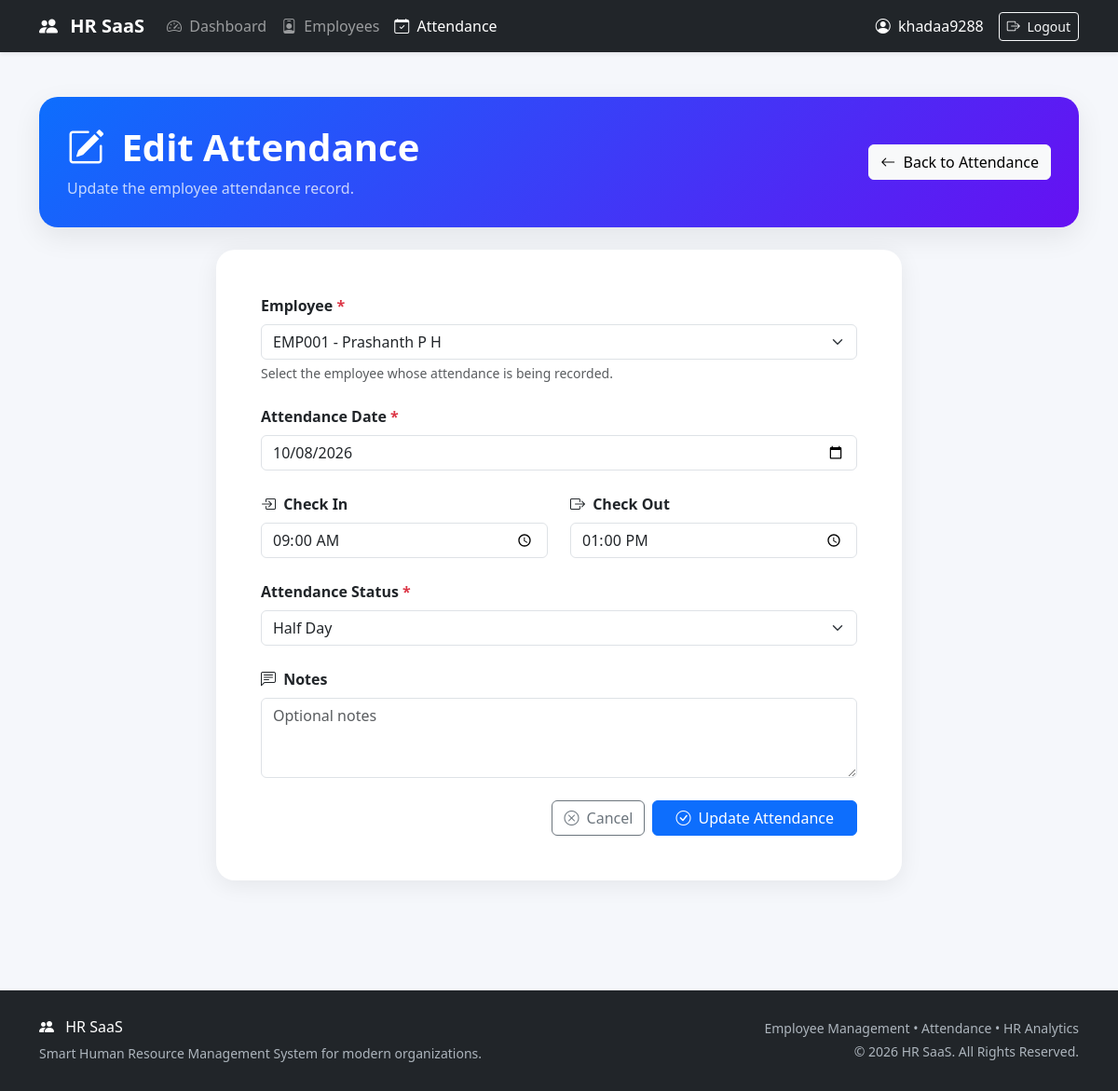
Page /attendance/3/edit/ (signed in) on the committed database.
### employees/models.py (models this page shows)
class Employee(models.Model):
    GENDER_CHOICES = [
        ("Male", "Male"),
        ("Female", "Female"),
        ("Other", "Other"),
    ]
    EMPLOYMENT_CHOICES = [
        ("Full Time", "Full Time"),
        ("Part Time", "Part Time"),
        ("Contract", "Contract"),
        ("Intern", "Intern"),
    ]
    STATUS_CHOICES = [
        ("Active", "Active"),
        ("Inactive", "Inactive"),
        ("On Leave", "On Leave"),
    ]
    employee_id = models.CharField(
        max_length=20,
        unique=True
    )
    first_name = models.CharField(
        max_length=100
    )
    last_name = models.CharField(
        max_length=100
    )
    email = models.EmailField(
        unique=True
    )
    phone = models.CharField(
        max_length=20
    )
    date_of_birth = models.DateField(
        null=True,
        blank=True
    )
    gender = models.CharField(
        max_length=20,
        choices=GENDER_CHOICES
    )
    department = models.CharField(
        max_length=100
    )
    designation = models.CharField(
        max_length=100
    )
    employment_type = models.CharField(
        max_length=20,
        choices=EMPLOYMENT_CHOICES,
        default="Full Time"
    )
    joining_date = models.DateField()
    salary = models.DecimalField(
        max_digits=12,
        decimal_places=2
    )
    status = models.CharField(
        max_length=20,
        choices=STATUS_CHOICES,
        default="Active"
    )
    address = models.TextField(
        blank=True
    )
    emergency_contact = models.CharField(
        max_length=20,
        blank=True
    )
    profile_photo = models.ImageField(
        upload_to="employees/",
        blank=True,
        null=True
    )
    created_at = models.DateTimeField(
        auto_now_add=True
    )
    updated_at = models.DateTimeField(
        auto_now=True
    )
    class Meta:
        ordering = ["-created_at"]
    def __str__(self):
        return f"{self.employee_id} - {self.first_name} {self.last_name}"

### attendance/models.py (models this page shows, shortened)
class Attendance(models.Model):
    STATUS_CHOICES = [
        ("Present", "Present"),
        ("Absent", "Absent"),
        ("Half Day", "Half Day"),
        ("Leave", "Leave"),
    ]
    employee = models.ForeignKey(
        Employee,
        on_delete=models.CASCADE,
        related_name="attendance_records"
    )
    date = models.DateField()
    check_in = models.TimeField(
        null=True,
        blank=True
    )
    check_out = models.TimeField(
        null=True,
        blank=True
    )
    status = models.CharField(
        max_length=20,
        choices=STATUS_CHOICES,
        default="Present"
    )
    notes = models.TextField(
        blank=True
    )
    created_at = models.DateTimeField(
        auto_now_add=True
    )
    updated_at = models.DateTimeField(
        auto_now=True
    )
    class Meta:
        ordering = [
            "-date",
            "-created_at"
        ]
        constraints = [
            models.UniqueConstraint(
                fields=["employee", "date"],
                name="unique_employee_attendance_per_day"
            )
        ]

### attendance/views.py (the view)
@admin_required
def attendance_update(request, pk):
    attendance = get_object_or_404(
        Attendance,
        pk=pk
    )
    if request.method == "POST":
        form = AttendanceForm(
            request.POST,
            instance=attendance
        )
        if form.is_valid():
            form.save()
            messages.success(
                request,
                "Attendance updated successfully."
            )
            return redirect(
                "attendance_list"
            )
    else:
        form = AttendanceForm(
            instance=attendance
        )
    return render(
        request,
        "attendance/attendance_form.html",
        {
            "form": form,
            "title": "Edit Attendance"
        }
    )

### attendance/views.py (called while the page is built)
def admin_required(view_func):
    return user_passes_test(
        lambda user:
            user.is_authenticated
            and (
                user.is_staff
                or user.is_superuser
                or (
                    hasattr(user, "profile")
                    and user.profile.role == "HR"
                )
            ),
        login_url="/login/"
    )(view_func)

### templates/attendance/attendance_form.html (shortened to what this page needs)
<!DOCTYPE html>
<html lang="en">
<head>
    <link
        href="https://cdn.jsdelivr.net/npm/bootstrap@5.3.3/dist/css/bootstrap.min.css"
        rel="stylesheet"
    >
    <link
        rel="stylesheet"
        href="https://cdn.jsdelivr.net/npm/bootstrap-icons@1.11.3/font/bootstrap-icons.min.css"
    >
</head>
<body>
<nav class="navbar navbar-expand-lg navbar-dark bg-dark shadow-sm">
    <div class="container">
        <a
            class="navbar-brand"
            href="/dashboard/"
        >
            <i class="bi bi-people-fill me-2"></i>
            HR SaaS
        </a>
        <div
            class="collapse navbar-collapse"
            id="navbarMenu"
        >
            <ul class="navbar-nav me-auto">
                <li class="nav-item">
                    <a
                        class="nav-link"
                        href="/dashboard/"
                    >
                        <i class="bi bi-speedometer2 me-1"></i>
                        Dashboard
                    </a>
                </li>
                <li class="nav-item">
                    <a
                        class="nav-link"
                        href="/employees/"
                    >
                        <i class="bi bi-person-badge me-1"></i>
                        Employees
                    </a>
                </li>
                <li class="nav-item">
                    <a
                        class="nav-link active"
                        href="/attendance/"
                    >
                        <i class="bi bi-calendar-check me-1"></i>
                        Attendance
                    </a>
                </li>
            </ul>
            {% if request.user.is_authenticated %}
                <span class="text-white me-3">
                    <i class="bi bi-person-circle me-1"></i>
                    {{ request.user.username }}
                </span>
                <form
                    method="post"
                    action="/logout/"
                    class="d-inline"
                >
                    <button
                        type="submit"
                        class="btn btn-outline-light btn-sm"
                    >
                        <i class="bi bi-box-arrow-right me-1"></i>
                        Logout
                    </button>
                </form>
            {% endif %}
        </div>
    </div>
</nav>
<div class="container py-5">
    <div class="page-header mb-4">
        <div class="d-flex justify-content-between align-items-center flex-wrap gap-3">
            <div>
                <h1 class="fw-bold mb-2">
                    {% if title == "Edit Attendance" %}
                        <i class="bi bi-pencil-square me-2"></i>
                    {% else %}
                        <i class="bi bi-calendar-plus me-2"></i>
                    {% endif %}
                    {{ title }}
                </h1>
                <p class="mb-0 opacity-75">
                    {% if title == "Edit Attendance" %}
                        Update the employee attendance record.
                    {% else %}
                        Record employee attendance and working hours.
                    {% endif %}
                </p>
            </div>
            <a
                href="{% url 'attendance_list' %}"
                class="btn btn-light"
            >
                <i class="bi bi-arrow-left me-1"></i>
                Back to Attendance
            </a>
        </div>
    </div>
    <div class="row justify-content-center">
        <div class="col-lg-8">
            <div class="card form-card">
                <div class="card-body p-4 p-md-5">
                    <form method="post">
                        <div class="mb-4">
                            <label
                                for="{{ form.employee.id_for_label }}"
                                class="form-label"
                            >
                                Employee
                                <span class="required">*</span>
                            </label>
                            {{ form.employee }}
                            <div class="form-text">
                                Select the employee whose attendance
                                is being recorded.
                            </div>
                        </div>
                        <div class="mb-4">
                            <label
                                for="{{ form.date.id_for_label }}"
                                class="form-label"
                            >
                                Attendance Date
                                <span class="required">*</span>
                            </label>
                            {{ form.date }}
                        </div>
                        <div class="row">
                            <div class="col-md-6 mb-4">
                                <label
                                    for="{{ form.check_in.id_for_label }}"
                                    class="form-label"
                                >
                                    <i class="bi bi-box-arrow-in-right me-1"></i>
                                    Check In
                                </label>
                                {{ form.check_in }}
                            </div>
                            <div class="col-md-6 mb-4">
                                <label
                                    for="{{ form.check_out.id_for_label }}"
                                    class="form-label"
                                >
                                    <i class="bi bi-box-arrow-right me-1"></i>
                                    Check Out
                                </label>
                                {{ form.check_out }}
                            </div>
                        </div>
                        <div class="mb-4">
                            <label
                                for="{{ form.status.id_for_label }}"
                                class="form-label"
                            >
                                Attendance Status
                                <span class="required">*</span>
                            </label>
                            {{ form.status }}
                        </div>
                        <div class="mb-4">
                            <label
                                for="{{ form.notes.id_for_label }}"
                                class="form-label"
                            >
                                <i class="bi bi-chat-left-text me-1"></i>
                                Notes
                            </label>
                            {{ form.notes }}
                        </div>
                        <div class="d-flex justify-content-end gap-2">
                            <a
                                href="{% url 'attendance_list' %}"
                                class="btn btn-outline-secondary"
                            >
                                <i class="bi bi-x-circle me-1"></i>
                                Cancel
                            </a>
                            <button
                                type="submit"
                                class="btn btn-primary px-4"
                            >
                                {% if title == "Edit Attendance" %}
                                    <i class="bi bi-check-circle me-1"></i>
                                    Update Attendance
                                {% else %}
                                    <i class="bi bi-plus-circle me-1"></i>
                                    Save Attendance
                                {% endif %}
                            </button>
                        </div>
                    </form>
                </div>
            </div>
        </div>
    </div>
</div>
<footer>
    <div class="container">
        <div class="row">
            <div class="col-md-6">
                <h6>
                    <i class="bi bi-people-fill me-2"></i>
                    HR SaaS
                </h6>
                <p class="small mb-0">
                    Smart Human Resource Management System
                    for modern organizations.
                </p>
            </div>
            <div class="col-md-6 text-md-end mt-3 mt-md-0">
                <p class="small mb-1">
                    Employee Management • Attendance • HR Analytics
                </p>
                <p class="small mb-0">
                    © 2026 HR SaaS. All Rights Reserved.
                </p>
            </div>
        </div>
    </div>
</footer>
</body>
</html>

### templates/attendance/attendance_form.html (style rules this page uses)
body { background: #f5f7fb; }
.navbar-brand { font-weight: 700; }
.page-header { background: linear-gradient( 135deg, #0d6efd, #6610f2 ); color: white; border-radius: 20px; padding: 30px; box-shadow: 0 10px 30px rgba(0, 0, 0, .08); }
.form-card { border: none; border-radius: 20px; box-shadow: 0 5px 25px rgba(0, 0, 0, .07); }
.form-label { font-weight: 600; }
.required { color: #dc3545; }
footer { margin-top: 70px; background: #212529; color: #adb5bd; padding: 30px 0; }
footer h6 { color: white; }

### rows in the picture
Employee: employee "EMP001 - Prashanth P H"
Attendance: date "10/08/2026", check_in "09:00:00", check_out "13:00:00", status "Half Day"

### other values in the picture
{{ request.user.username }} "khadaa9288"
{{ title }} "Edit Attendance"
